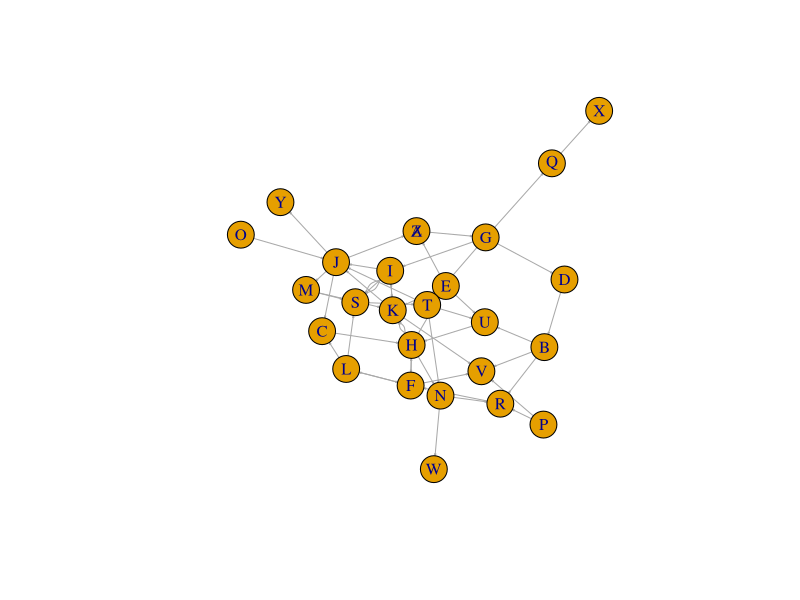

Recreate this plot in R.
# For playing with igraph objects

library(igraph)

from <- sample(LETTERS, 50, replace=T)
to <- sample(LETTERS, 50, replace=T)
rel <- data.frame(from, to)
head(rel)    

### lets plot the data
g <- graph.data.frame(rel)
summary(g)
plot(g, vertex.label=LETTERS, edge.arrow.size=.1)


## find the 2nd degree connections
d1 <- unlist(neighborhood(g, 1, nodes="F", mode="out"))
d2 <- unlist(neighborhood(g, 2, nodes="F", mode="out"))
d1;d2;
setdiff(d2,d1)

V(g)[setdiff(d2,d1)]


####


# Name of vertex
V(g)$name[19]
# Name of vertex plus neighbours degree 1
V(make_ego_graph(g, 1, mode= "out")[[19]])$name
# Name of vertex plus neighbours degree 2
V(make_ego_graph(g, 2, mode= "out")[[19]])$name
V(make_ego_graph(g, 2, mode= "out", mindist = 2)[[19]])$name

ego_size(g, order = 2, mode = "out", mindist = 2)

# Turns out each (small) vertex object is about 1kB in size, this might be sutainable.
# There are 200,000 verteces in dataset, by say 2kB is 400 mB. I suspect sparseness
# of dataset will mean many of these will have no friends of friends and can be removed. 
make_ego_graph(g, order = 2, mode = "out", mindist = 2)[[19]] %>% object.size()
ego(g, order = 2, mode = "out", mindist = 2)[[19]] %>% object.size()